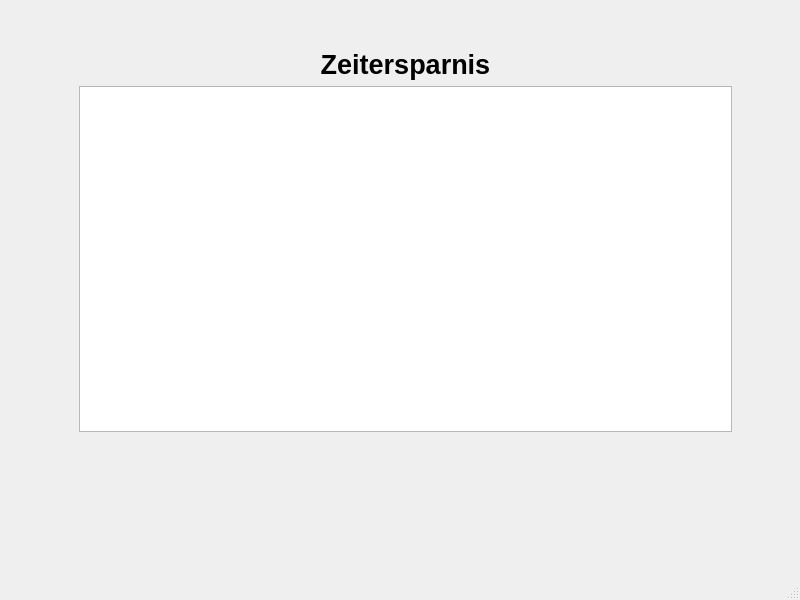
<?xml version="1.0" encoding="UTF-8"?>
<ui version="4.0">
 <class>frm_stats_auswertung</class>
 <widget class="QMainWindow" name="frm_stats_auswertung">
  <property name="geometry">
   <rect>
    <x>0</x>
    <y>0</y>
    <width>800</width>
    <height>600</height>
   </rect>
  </property>
  <property name="windowTitle">
   <string>Statistiken auswerten</string>
  </property>
  <widget class="QWidget" name="centralwidget">
   <widget class="QStackedWidget" name="sw_main">
    <property name="geometry">
     <rect>
      <x>70</x>
      <y>40</y>
      <width>671</width>
      <height>401</height>
     </rect>
    </property>
    <property name="currentIndex">
     <number>0</number>
    </property>
    <widget class="QWidget" name="page_zeit">
     <layout class="QVBoxLayout" name="verticalLayout">
      <item>
       <widget class="QLabel" name="lb_zeitersparnis">
        <property name="font">
         <font>
          <pointsize>20</pointsize>
          <bold>true</bold>
         </font>
        </property>
        <property name="text">
         <string>Zeitersparnis</string>
        </property>
        <property name="alignment">
         <set>Qt::AlignmentFlag::AlignCenter</set>
        </property>
       </widget>
      </item>
      <item>
       <widget class="QTableView" name="tv_zeit"/>
      </item>
     </layout>
    </widget>
    <widget class="QWidget" name="page_rohteil">
     <layout class="QVBoxLayout" name="verticalLayout_2">
      <item>
       <widget class="QLabel" name="lb_rohteil">
        <property name="font">
         <font>
          <pointsize>20</pointsize>
          <bold>true</bold>
         </font>
        </property>
        <property name="text">
         <string>Rohmaterial Fehler</string>
        </property>
        <property name="alignment">
         <set>Qt::AlignmentFlag::AlignCenter</set>
        </property>
       </widget>
      </item>
      <item>
       <widget class="QTableView" name="tv_rohteil"/>
      </item>
     </layout>
    </widget>
   </widget>
  </widget>
  <widget class="QMenuBar" name="menubar">
   <property name="geometry">
    <rect>
     <x>0</x>
     <y>0</y>
     <width>800</width>
     <height>33</height>
    </rect>
   </property>
  </widget>
  <widget class="QStatusBar" name="statusbar"/>
 </widget>
 <resources/>
 <connections/>
</ui>
